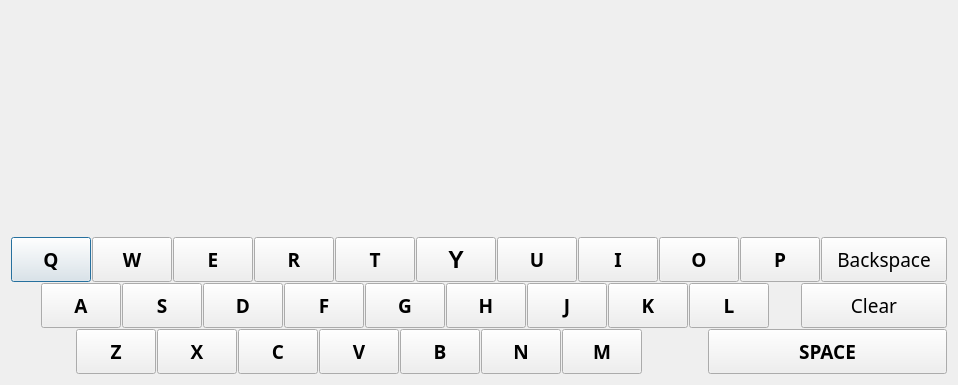
<?xml version="1.0" encoding="UTF-8"?>
<ui version="4.0">
 <class>Dialog</class>
 <widget class="QDialog" name="Dialog">
  <property name="geometry">
   <rect>
    <x>0</x>
    <y>0</y>
    <width>958</width>
    <height>385</height>
   </rect>
  </property>
  <property name="windowTitle">
   <string>Dialog</string>
  </property>
  <layout class="QVBoxLayout" name="verticalLayout_2">
   <item>
    <spacer name="verticalSpacer">
     <property name="orientation">
      <enum>Qt::Vertical</enum>
     </property>
     <property name="sizeHint" stdset="0">
      <size>
       <width>20</width>
       <height>40</height>
      </size>
     </property>
    </spacer>
   </item>
   <item>
    <layout class="QVBoxLayout" name="verticalLayout">
     <property name="spacing">
      <number>1</number>
     </property>
     <item>
      <layout class="QHBoxLayout" name="horizontalLayout" stretch="8,8,8,8,8,8,8,8,8,8,20">
       <item>
        <widget class="QPushButton" name="Q_Btn">
         <property name="minimumSize">
          <size>
           <width>0</width>
           <height>45</height>
          </size>
         </property>
         <property name="font">
          <font>
           <family>Arial Black</family>
           <pointsize>14</pointsize>
           <bold>true</bold>
          </font>
         </property>
         <property name="text">
          <string>Q</string>
         </property>
        </widget>
       </item>
       <item>
        <widget class="QPushButton" name="W_Btn">
         <property name="minimumSize">
          <size>
           <width>0</width>
           <height>45</height>
          </size>
         </property>
         <property name="font">
          <font>
           <family>Arial Black</family>
           <pointsize>14</pointsize>
           <bold>true</bold>
          </font>
         </property>
         <property name="text">
          <string>W</string>
         </property>
        </widget>
       </item>
       <item>
        <widget class="QPushButton" name="E_Btn">
         <property name="minimumSize">
          <size>
           <width>0</width>
           <height>45</height>
          </size>
         </property>
         <property name="font">
          <font>
           <family>Arial Black</family>
           <pointsize>14</pointsize>
           <bold>true</bold>
          </font>
         </property>
         <property name="text">
          <string>E</string>
         </property>
        </widget>
       </item>
       <item>
        <widget class="QPushButton" name="R_Btn">
         <property name="minimumSize">
          <size>
           <width>0</width>
           <height>45</height>
          </size>
         </property>
         <property name="font">
          <font>
           <family>Arial Black</family>
           <pointsize>14</pointsize>
           <bold>true</bold>
          </font>
         </property>
         <property name="text">
          <string>R</string>
         </property>
        </widget>
       </item>
       <item>
        <widget class="QPushButton" name="T_Btn">
         <property name="minimumSize">
          <size>
           <width>0</width>
           <height>45</height>
          </size>
         </property>
         <property name="font">
          <font>
           <family>Arial Black</family>
           <pointsize>14</pointsize>
           <bold>true</bold>
          </font>
         </property>
         <property name="text">
          <string>T</string>
         </property>
        </widget>
       </item>
       <item>
        <widget class="QPushButton" name="Y_Btn">
         <property name="minimumSize">
          <size>
           <width>0</width>
           <height>45</height>
          </size>
         </property>
         <property name="font">
          <font>
           <pointsize>18</pointsize>
           <bold>true</bold>
          </font>
         </property>
         <property name="text">
          <string>Y</string>
         </property>
        </widget>
       </item>
       <item>
        <widget class="QPushButton" name="U_Btn">
         <property name="minimumSize">
          <size>
           <width>0</width>
           <height>45</height>
          </size>
         </property>
         <property name="font">
          <font>
           <family>Arial Black</family>
           <pointsize>14</pointsize>
           <bold>true</bold>
          </font>
         </property>
         <property name="text">
          <string>U</string>
         </property>
        </widget>
       </item>
       <item>
        <widget class="QPushButton" name="I_Btn">
         <property name="minimumSize">
          <size>
           <width>0</width>
           <height>45</height>
          </size>
         </property>
         <property name="font">
          <font>
           <family>Arial Black</family>
           <pointsize>14</pointsize>
           <bold>true</bold>
          </font>
         </property>
         <property name="text">
          <string>I</string>
         </property>
        </widget>
       </item>
       <item>
        <widget class="QPushButton" name="O_Btn">
         <property name="minimumSize">
          <size>
           <width>0</width>
           <height>45</height>
          </size>
         </property>
         <property name="font">
          <font>
           <family>Arial Black</family>
           <pointsize>14</pointsize>
           <bold>true</bold>
          </font>
         </property>
         <property name="text">
          <string>O</string>
         </property>
        </widget>
       </item>
       <item>
        <widget class="QPushButton" name="P_Btn">
         <property name="minimumSize">
          <size>
           <width>0</width>
           <height>45</height>
          </size>
         </property>
         <property name="font">
          <font>
           <family>Arial Black</family>
           <pointsize>14</pointsize>
           <bold>true</bold>
          </font>
         </property>
         <property name="text">
          <string>P</string>
         </property>
        </widget>
       </item>
       <item>
        <widget class="QPushButton" name="backBtn">
         <property name="minimumSize">
          <size>
           <width>0</width>
           <height>45</height>
          </size>
         </property>
         <property name="font">
          <font>
           <family>Arial Black</family>
           <pointsize>14</pointsize>
           <bold>false</bold>
          </font>
         </property>
         <property name="text">
          <string>Backspace</string>
         </property>
        </widget>
       </item>
      </layout>
     </item>
     <item>
      <layout class="QHBoxLayout" name="horizontalLayout_2" stretch="4,8,8,8,8,8,8,8,8,8,4,20">
       <item>
        <widget class="QLabel" name="label">
         <property name="text">
          <string>  </string>
         </property>
        </widget>
       </item>
       <item>
        <widget class="QPushButton" name="A_Btn">
         <property name="minimumSize">
          <size>
           <width>0</width>
           <height>45</height>
          </size>
         </property>
         <property name="font">
          <font>
           <family>Arial Black</family>
           <pointsize>14</pointsize>
           <bold>true</bold>
          </font>
         </property>
         <property name="text">
          <string>A</string>
         </property>
        </widget>
       </item>
       <item>
        <widget class="QPushButton" name="S_Btn">
         <property name="minimumSize">
          <size>
           <width>0</width>
           <height>45</height>
          </size>
         </property>
         <property name="font">
          <font>
           <family>Arial Black</family>
           <pointsize>14</pointsize>
           <bold>true</bold>
          </font>
         </property>
         <property name="text">
          <string>S</string>
         </property>
        </widget>
       </item>
       <item>
        <widget class="QPushButton" name="D_Btn">
         <property name="minimumSize">
          <size>
           <width>0</width>
           <height>45</height>
          </size>
         </property>
         <property name="font">
          <font>
           <family>Arial Black</family>
           <pointsize>14</pointsize>
           <bold>true</bold>
          </font>
         </property>
         <property name="text">
          <string>D</string>
         </property>
        </widget>
       </item>
       <item>
        <widget class="QPushButton" name="F_Btn">
         <property name="minimumSize">
          <size>
           <width>0</width>
           <height>45</height>
          </size>
         </property>
         <property name="font">
          <font>
           <family>Arial Black</family>
           <pointsize>14</pointsize>
           <bold>true</bold>
          </font>
         </property>
         <property name="text">
          <string>F</string>
         </property>
        </widget>
       </item>
       <item>
        <widget class="QPushButton" name="G_Btn">
         <property name="minimumSize">
          <size>
           <width>0</width>
           <height>45</height>
          </size>
         </property>
         <property name="font">
          <font>
           <family>Arial Black</family>
           <pointsize>14</pointsize>
           <bold>true</bold>
          </font>
         </property>
         <property name="text">
          <string>G</string>
         </property>
        </widget>
       </item>
       <item>
        <widget class="QPushButton" name="H_Btn">
         <property name="minimumSize">
          <size>
           <width>0</width>
           <height>45</height>
          </size>
         </property>
         <property name="font">
          <font>
           <family>Arial Black</family>
           <pointsize>14</pointsize>
           <bold>true</bold>
          </font>
         </property>
         <property name="text">
          <string>H</string>
         </property>
        </widget>
       </item>
       <item>
        <widget class="QPushButton" name="J_Btn">
         <property name="minimumSize">
          <size>
           <width>0</width>
           <height>45</height>
          </size>
         </property>
         <property name="font">
          <font>
           <family>Arial Black</family>
           <pointsize>14</pointsize>
           <bold>true</bold>
          </font>
         </property>
         <property name="text">
          <string>J</string>
         </property>
        </widget>
       </item>
       <item>
        <widget class="QPushButton" name="K_Btn">
         <property name="minimumSize">
          <size>
           <width>0</width>
           <height>45</height>
          </size>
         </property>
         <property name="font">
          <font>
           <family>Arial Black</family>
           <pointsize>14</pointsize>
           <bold>true</bold>
          </font>
         </property>
         <property name="text">
          <string>K</string>
         </property>
        </widget>
       </item>
       <item>
        <widget class="QPushButton" name="L_Btn">
         <property name="minimumSize">
          <size>
           <width>0</width>
           <height>45</height>
          </size>
         </property>
         <property name="font">
          <font>
           <family>Arial Black</family>
           <pointsize>14</pointsize>
           <bold>true</bold>
          </font>
         </property>
         <property name="text">
          <string>L</string>
         </property>
        </widget>
       </item>
       <item>
        <widget class="QLabel" name="label_2">
         <property name="text">
          <string>   </string>
         </property>
        </widget>
       </item>
       <item>
        <widget class="QPushButton" name="clearBtn">
         <property name="minimumSize">
          <size>
           <width>0</width>
           <height>45</height>
          </size>
         </property>
         <property name="font">
          <font>
           <family>Arial Black</family>
           <pointsize>14</pointsize>
          </font>
         </property>
         <property name="text">
          <string>Clear</string>
         </property>
        </widget>
       </item>
      </layout>
     </item>
     <item>
      <layout class="QHBoxLayout" name="horizontalLayout_3" stretch="8,8,8,8,8,8,8,8,8,30">
       <item>
        <widget class="QLabel" name="label_3">
         <property name="text">
          <string>  </string>
         </property>
        </widget>
       </item>
       <item>
        <widget class="QPushButton" name="Z_Btn">
         <property name="minimumSize">
          <size>
           <width>0</width>
           <height>45</height>
          </size>
         </property>
         <property name="font">
          <font>
           <family>Arial Black</family>
           <pointsize>14</pointsize>
           <bold>true</bold>
          </font>
         </property>
         <property name="text">
          <string>Z</string>
         </property>
        </widget>
       </item>
       <item>
        <widget class="QPushButton" name="X_Btn">
         <property name="minimumSize">
          <size>
           <width>0</width>
           <height>45</height>
          </size>
         </property>
         <property name="font">
          <font>
           <family>Arial Black</family>
           <pointsize>14</pointsize>
           <bold>true</bold>
          </font>
         </property>
         <property name="text">
          <string>X</string>
         </property>
        </widget>
       </item>
       <item>
        <widget class="QPushButton" name="C_Btn">
         <property name="minimumSize">
          <size>
           <width>0</width>
           <height>45</height>
          </size>
         </property>
         <property name="font">
          <font>
           <family>Arial Black</family>
           <pointsize>14</pointsize>
           <bold>true</bold>
          </font>
         </property>
         <property name="text">
          <string>C</string>
         </property>
        </widget>
       </item>
       <item>
        <widget class="QPushButton" name="V_Btn">
         <property name="minimumSize">
          <size>
           <width>0</width>
           <height>45</height>
          </size>
         </property>
         <property name="font">
          <font>
           <family>Arial Black</family>
           <pointsize>14</pointsize>
           <bold>true</bold>
          </font>
         </property>
         <property name="text">
          <string>V</string>
         </property>
        </widget>
       </item>
       <item>
        <widget class="QPushButton" name="B_Btn">
         <property name="minimumSize">
          <size>
           <width>0</width>
           <height>45</height>
          </size>
         </property>
         <property name="font">
          <font>
           <family>Arial Black</family>
           <pointsize>14</pointsize>
           <bold>true</bold>
          </font>
         </property>
         <property name="text">
          <string>B</string>
         </property>
        </widget>
       </item>
       <item>
        <widget class="QPushButton" name="N_Btn">
         <property name="minimumSize">
          <size>
           <width>0</width>
           <height>45</height>
          </size>
         </property>
         <property name="font">
          <font>
           <family>Arial Black</family>
           <pointsize>14</pointsize>
           <bold>true</bold>
          </font>
         </property>
         <property name="text">
          <string>N</string>
         </property>
        </widget>
       </item>
       <item>
        <widget class="QPushButton" name="M_Btn">
         <property name="minimumSize">
          <size>
           <width>0</width>
           <height>45</height>
          </size>
         </property>
         <property name="font">
          <font>
           <family>Arial Black</family>
           <pointsize>14</pointsize>
           <bold>true</bold>
          </font>
         </property>
         <property name="text">
          <string>M</string>
         </property>
        </widget>
       </item>
       <item>
        <widget class="QLabel" name="label_4">
         <property name="text">
          <string>   </string>
         </property>
        </widget>
       </item>
       <item>
        <widget class="QPushButton" name="space">
         <property name="minimumSize">
          <size>
           <width>0</width>
           <height>45</height>
          </size>
         </property>
         <property name="font">
          <font>
           <family>Arial Black</family>
           <pointsize>14</pointsize>
           <bold>true</bold>
          </font>
         </property>
         <property name="text">
          <string>SPACE</string>
         </property>
        </widget>
       </item>
      </layout>
     </item>
    </layout>
   </item>
  </layout>
 </widget>
 <resources/>
 <connections/>
</ui>
